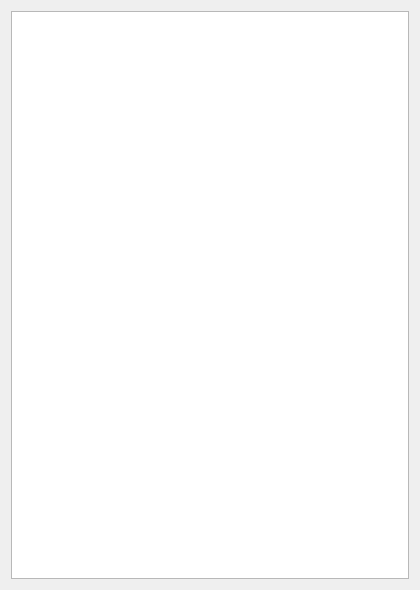
<?xml version="1.0" encoding="UTF-8"?>
<ui version="4.0">
 <class>CallstackView</class>
 <widget class="QWidget" name="CallstackView">
  <property name="geometry">
   <rect>
    <x>0</x>
    <y>0</y>
    <width>420</width>
    <height>590</height>
   </rect>
  </property>
  <property name="windowTitle">
   <string>Preferences</string>
  </property>
  <layout class="QHBoxLayout" name="horizontalLayout">
   <item>
    <layout class="QVBoxLayout" name="verticalLayout">
     <item>
      <widget class="QTreeView" name="callstack"/>
     </item>
    </layout>
   </item>
  </layout>
 </widget>
 <resources/>
 <connections/>
</ui>
